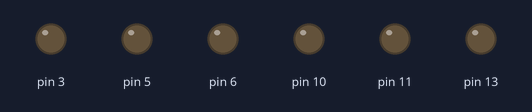
Simulated run of this sketch. Board: Arduino Uno, built with avr-gcc and run on an emulated ATmega328P. Shown: output pins drawn as LEDs (lit = HIGH).

Above: at 0.05 s.
At 2.95 s:
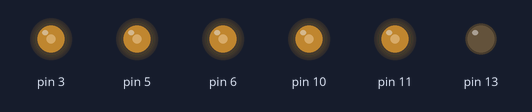
At 5.85 s:
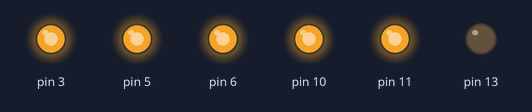
At 8.75 s:
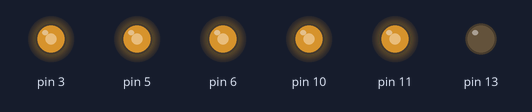
At 11.65 s:
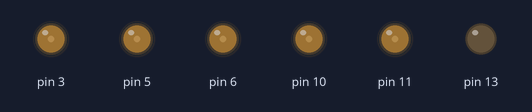
Timing chart, 0 to 16.7 s (numbered marks = the images above):
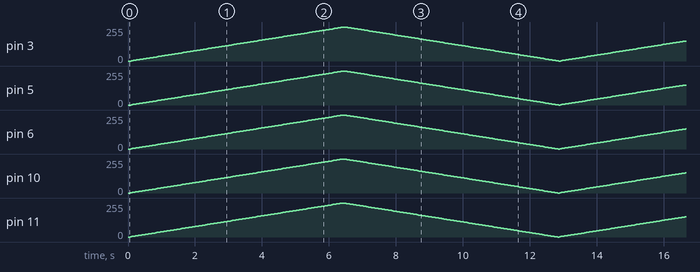

The sketch:

PWM.ino
```cpp
int i = 0 ;

void setup() {
  pinMode(11, OUTPUT);

  pinMode(10, OUTPUT);

  pinMode(6, OUTPUT);

  pinMode (5 , OUTPUT ) ;

  pinMode (3 , OUTPUT) ;

  pinMode (13 , OUTPUT);

  digitalWrite (13 , LOW);
}

void loop() {
  while (true){

    for (i = 0 ; i < 256 ; i = i+2)
    {
      delay (10);
      analogWrite(11,i);

      delay (10);
      analogWrite(10,i);

      delay (10);
      analogWrite(6,i);

      delay (10) ;
      analogWrite (5 , i ) ;

      delay (10) ;
      analogWrite (3 , i) ;

    }

        for (i = 255 ; i >= 0 ; i= i-2)
        {
          delay (10);
          analogWrite(11,i);

          delay (10);
          analogWrite(10,i);

          delay (10);
          analogWrite(6,i);

          delay (10) ;
          analogWrite (5 , i) ;

          delay (10) ;
          analogWrite (3 , i ) ;

        }
      }
    }
```
